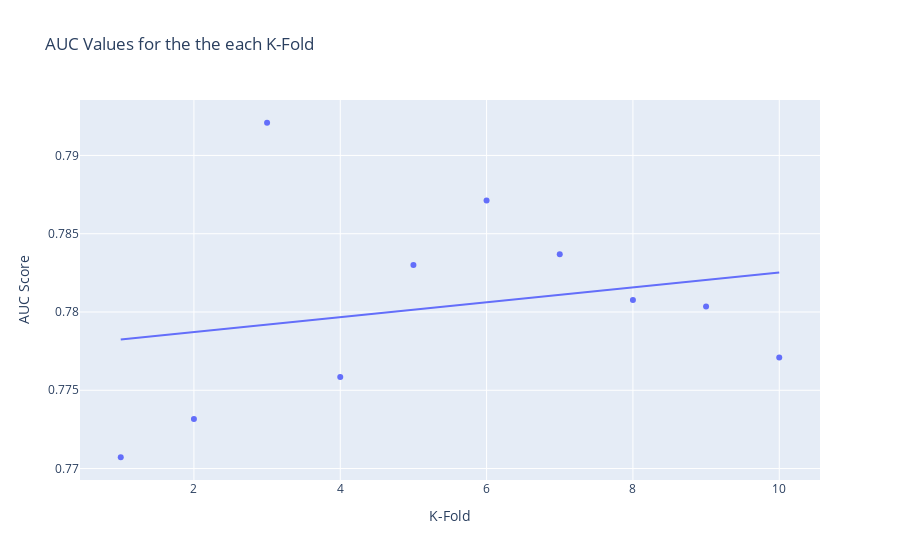

Notebook code for this chart:
### Code cell
x_axis = [i for i in range(1, num_of_folds + 1)]
fig = px.scatter( x = x_axis, y = auc_roc_scores,
                 labels = {"x": "K-Fold", "y": "AUC Score"},
                 trendline = 'ols',
                 title = 'AUC Values for the the each K-Fold' # add title parameter
)

fig.show()

### Figure 1 — Plotly figure (JSON) as saved in the notebook; plotly's stock layout.template omitted (floating-point values rounded to 4 significant figures)
{"data": [{"hovertemplate": "K-Fold=%{x}<br>AUC Score=%{y}<extra></extra>", "legendgroup": "", "marker": {"color": "#636efa", "symbol": "circle"}, "mode": "markers", "name": "", "orientation": "v", "showlegend": false, "type": "scatter", "x": [1, 2, 3, 4, 5, 6, 7, 8, 9, 10], "xaxis": "x", "y": [0.7707, 0.7732, 0.7921, 0.7758, 0.783, 0.7871, 0.7837, 0.7808, 0.7804, 0.7771], "yaxis": "y"}, {"hovertemplate": "<b>OLS trendline</b><br>y = 0.000476192 * x + 0.777765<br>R<sup>2</sup>=0.049618<br><br>K-Fold=%{x}<br>AUC Score=%{y} <b>(trend)</b><extra></extra>", "legendgroup": "", "marker": {"color": "#636efa", "symbol": "circle"}, "mode": "lines", "name": "", "showlegend": false, "type": "scatter", "x": [1, 2, 3, 4, 5, 6, 7, 8, 9, 10], "xaxis": "x", "y": [0.7782, 0.7787, 0.7792, 0.7797, 0.7801, 0.7806, 0.7811, 0.7816, 0.7821, 0.7825], "yaxis": "y"}], "layout": {"legend": {"tracegroupgap": 0}, "title": {"text": "AUC Values for the the each K-Fold"}, "xaxis": {"anchor": "y", "domain": [0, 1], "title": {"text": "K-Fold"}}, "yaxis": {"anchor": "x", "domain": [0, 1], "title": {"text": "AUC Score"}}}}
